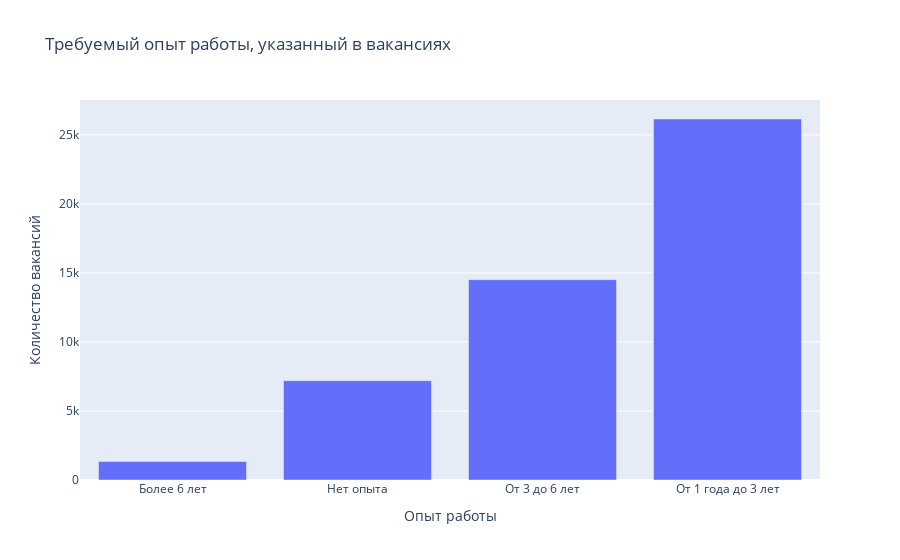

This figure's notebook cell:
### Code cell
local_df = pd.read_sql_query(query, connection)
display(local_df)
fig = px.bar(
    local_df,
    x='experience',
    y='count',
    title='Требуемый опыт работы, указанный в вакансиях',
    labels={
        'count':'Количество вакансий',
        'experience': 'Опыт работы'
        }
)
fig.write_html('graf/experience_count.html')
fig.show()

### Figure 1 — Plotly figure (JSON) as saved in the notebook; plotly's stock layout.template omitted (floating-point values rounded to 4 significant figures)
{"data": [{"alignmentgroup": "True", "hovertemplate": "Опыт работы=%{x}<br>Количество вакансий=%{y}<extra></extra>", "legendgroup": "", "marker": {"color": "#636efa", "pattern": {"shape": ""}}, "name": "", "offsetgroup": "", "orientation": "v", "showlegend": false, "textposition": "auto", "type": "bar", "x": ["Более 6 лет", "Нет опыта", "От 3 до 6 лет", "От 1 года до 3 лет"], "xaxis": "x", "y": [1337, 7197, 14511, 26152], "yaxis": "y"}], "layout": {"barmode": "relative", "legend": {"tracegroupgap": 0}, "title": {"text": "Требуемый опыт работы, указанный в вакансиях"}, "xaxis": {"anchor": "y", "domain": [0, 1], "title": {"text": "Опыт работы"}}, "yaxis": {"anchor": "x", "domain": [0, 1], "title": {"text": "Количество вакансий"}}}}
